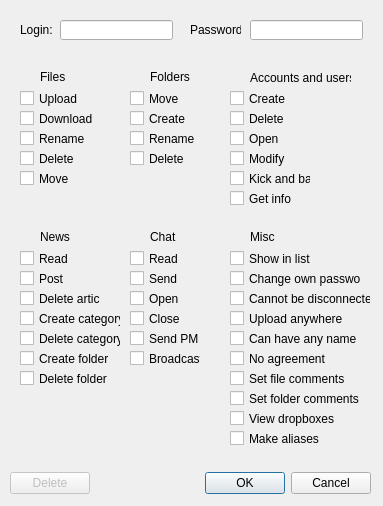
<?xml version="1.0" encoding="UTF-8"?>
<ui version="4.0">
 <class>DialogPrivileges</class>
 <widget class="QDialog" name="DialogPrivileges">
  <property name="windowModality">
   <enum>Qt::ApplicationModal</enum>
  </property>
  <property name="geometry">
   <rect>
    <x>0</x>
    <y>0</y>
    <width>383</width>
    <height>506</height>
   </rect>
  </property>
  <property name="sizePolicy">
   <sizepolicy hsizetype="Fixed" vsizetype="Fixed">
    <horstretch>0</horstretch>
    <verstretch>0</verstretch>
   </sizepolicy>
  </property>
  <property name="minimumSize">
   <size>
    <width>383</width>
    <height>506</height>
   </size>
  </property>
  <property name="maximumSize">
   <size>
    <width>383</width>
    <height>506</height>
   </size>
  </property>
  <property name="windowTitle">
   <string>Account details</string>
  </property>
  <widget class="QLabel" name="label_8">
   <property name="geometry">
    <rect>
     <x>130</x>
     <y>70</y>
     <width>16</width>
     <height>16</height>
    </rect>
   </property>
   <property name="text">
    <string/>
   </property>
   <property name="pixmap">
    <pixmap resource="../resources/resources.qrc">:/files/interfaceIcons/filesFolder.png</pixmap>
   </property>
   <property name="scaledContents">
    <bool>true</bool>
   </property>
  </widget>
  <widget class="QWidget" name="layoutWidget">
   <property name="geometry">
    <rect>
     <x>10</x>
     <y>470</y>
     <width>361</width>
     <height>26</height>
    </rect>
   </property>
   <layout class="QHBoxLayout" name="horizontalLayout">
    <item>
     <widget class="QPushButton" name="buttonDelete">
      <property name="enabled">
       <bool>false</bool>
      </property>
      <property name="text">
       <string>Delete</string>
      </property>
     </widget>
    </item>
    <item>
     <widget class="QDialogButtonBox" name="buttonBox">
      <property name="orientation">
       <enum>Qt::Horizontal</enum>
      </property>
      <property name="standardButtons">
       <set>QDialogButtonBox::Cancel|QDialogButtonBox::Ok</set>
      </property>
     </widget>
    </item>
   </layout>
  </widget>
  <widget class="QCheckBox" name="checkCreateUsers">
   <property name="geometry">
    <rect>
     <x>230</x>
     <y>90</y>
     <width>81</width>
     <height>17</height>
    </rect>
   </property>
   <property name="text">
    <string>Create</string>
   </property>
  </widget>
  <widget class="QCheckBox" name="checkDeleteFile">
   <property name="geometry">
    <rect>
     <x>20</x>
     <y>150</y>
     <width>91</width>
     <height>17</height>
    </rect>
   </property>
   <property name="text">
    <string>Delete</string>
   </property>
  </widget>
  <widget class="QLabel" name="label_10">
   <property name="geometry">
    <rect>
     <x>20</x>
     <y>230</y>
     <width>16</width>
     <height>16</height>
    </rect>
   </property>
   <property name="text">
    <string/>
   </property>
   <property name="pixmap">
    <pixmap resource="../resources/resources.qrc">:/news/interfaceIcons/newsItem.png</pixmap>
   </property>
   <property name="scaledContents">
    <bool>true</bool>
   </property>
  </widget>
  <widget class="QCheckBox" name="checkRenameFile">
   <property name="geometry">
    <rect>
     <x>20</x>
     <y>130</y>
     <width>101</width>
     <height>17</height>
    </rect>
   </property>
   <property name="text">
    <string>Rename</string>
   </property>
  </widget>
  <widget class="QCheckBox" name="checkGetUsersInfo">
   <property name="geometry">
    <rect>
     <x>230</x>
     <y>190</y>
     <width>81</width>
     <height>17</height>
    </rect>
   </property>
   <property name="text">
    <string>Get info</string>
   </property>
  </widget>
  <widget class="QCheckBox" name="checkSetFileComments">
   <property name="geometry">
    <rect>
     <x>230</x>
     <y>370</y>
     <width>141</width>
     <height>17</height>
    </rect>
   </property>
   <property name="text">
    <string>Set file comments</string>
   </property>
  </widget>
  <widget class="QCheckBox" name="checkSendPM">
   <property name="geometry">
    <rect>
     <x>130</x>
     <y>330</y>
     <width>71</width>
     <height>17</height>
    </rect>
   </property>
   <property name="text">
    <string>Send PM</string>
   </property>
  </widget>
  <widget class="QCheckBox" name="checkUploadFile">
   <property name="geometry">
    <rect>
     <x>20</x>
     <y>90</y>
     <width>101</width>
     <height>17</height>
    </rect>
   </property>
   <property name="text">
    <string>Upload</string>
   </property>
  </widget>
  <widget class="QLabel" name="label_3">
   <property name="geometry">
    <rect>
     <x>150</x>
     <y>230</y>
     <width>46</width>
     <height>13</height>
    </rect>
   </property>
   <property name="text">
    <string>Chat</string>
   </property>
  </widget>
  <widget class="QLabel" name="label_2">
   <property name="geometry">
    <rect>
     <x>150</x>
     <y>70</y>
     <width>46</width>
     <height>13</height>
    </rect>
   </property>
   <property name="text">
    <string>Folders</string>
   </property>
  </widget>
  <widget class="QCheckBox" name="checkDeleteNewsFolder">
   <property name="geometry">
    <rect>
     <x>20</x>
     <y>370</y>
     <width>91</width>
     <height>17</height>
    </rect>
   </property>
   <property name="text">
    <string>Delete folder</string>
   </property>
  </widget>
  <widget class="QCheckBox" name="checkCreateFolders">
   <property name="geometry">
    <rect>
     <x>130</x>
     <y>110</y>
     <width>91</width>
     <height>17</height>
    </rect>
   </property>
   <property name="text">
    <string>Create</string>
   </property>
  </widget>
  <widget class="QCheckBox" name="checkShowInList">
   <property name="geometry">
    <rect>
     <x>230</x>
     <y>250</y>
     <width>81</width>
     <height>17</height>
    </rect>
   </property>
   <property name="text">
    <string>Show in list</string>
   </property>
  </widget>
  <widget class="QLineEdit" name="editLogin">
   <property name="geometry">
    <rect>
     <x>60</x>
     <y>20</y>
     <width>113</width>
     <height>20</height>
    </rect>
   </property>
  </widget>
  <widget class="QCheckBox" name="checkBroadcast">
   <property name="geometry">
    <rect>
     <x>130</x>
     <y>350</y>
     <width>71</width>
     <height>17</height>
    </rect>
   </property>
   <property name="text">
    <string>Broadcast</string>
   </property>
  </widget>
  <widget class="QCheckBox" name="checkCannotBeDisconnected">
   <property name="geometry">
    <rect>
     <x>230</x>
     <y>290</y>
     <width>141</width>
     <height>17</height>
    </rect>
   </property>
   <property name="text">
    <string>Cannot be disconnected</string>
   </property>
  </widget>
  <widget class="QCheckBox" name="checkCloseChat">
   <property name="geometry">
    <rect>
     <x>130</x>
     <y>310</y>
     <width>81</width>
     <height>17</height>
    </rect>
   </property>
   <property name="text">
    <string>Close</string>
   </property>
  </widget>
  <widget class="QCheckBox" name="checkPostNews">
   <property name="geometry">
    <rect>
     <x>20</x>
     <y>270</y>
     <width>81</width>
     <height>17</height>
    </rect>
   </property>
   <property name="text">
    <string>Post</string>
   </property>
  </widget>
  <widget class="QCheckBox" name="checkOpenChat">
   <property name="geometry">
    <rect>
     <x>130</x>
     <y>290</y>
     <width>81</width>
     <height>17</height>
    </rect>
   </property>
   <property name="text">
    <string>Open</string>
   </property>
  </widget>
  <widget class="QLabel" name="label_6">
   <property name="geometry">
    <rect>
     <x>40</x>
     <y>230</y>
     <width>46</width>
     <height>13</height>
    </rect>
   </property>
   <property name="text">
    <string>News</string>
   </property>
  </widget>
  <widget class="QLabel" name="label">
   <property name="geometry">
    <rect>
     <x>40</x>
     <y>70</y>
     <width>46</width>
     <height>13</height>
    </rect>
   </property>
   <property name="text">
    <string>Files</string>
   </property>
  </widget>
  <widget class="QCheckBox" name="checkModifyUsers">
   <property name="geometry">
    <rect>
     <x>230</x>
     <y>150</y>
     <width>81</width>
     <height>17</height>
    </rect>
   </property>
   <property name="text">
    <string>Modify</string>
   </property>
  </widget>
  <widget class="QCheckBox" name="checkUploadAnywhere">
   <property name="geometry">
    <rect>
     <x>230</x>
     <y>310</y>
     <width>141</width>
     <height>17</height>
    </rect>
   </property>
   <property name="text">
    <string>Upload anywhere</string>
   </property>
  </widget>
  <widget class="QCheckBox" name="checkSendChat">
   <property name="geometry">
    <rect>
     <x>130</x>
     <y>270</y>
     <width>81</width>
     <height>17</height>
    </rect>
   </property>
   <property name="text">
    <string>Send</string>
   </property>
  </widget>
  <widget class="QCheckBox" name="checkDeleteUsers">
   <property name="geometry">
    <rect>
     <x>230</x>
     <y>110</y>
     <width>81</width>
     <height>17</height>
    </rect>
   </property>
   <property name="text">
    <string>Delete</string>
   </property>
  </widget>
  <widget class="QCheckBox" name="checkViewDropboxes">
   <property name="geometry">
    <rect>
     <x>230</x>
     <y>410</y>
     <width>141</width>
     <height>17</height>
    </rect>
   </property>
   <property name="text">
    <string>View dropboxes</string>
   </property>
  </widget>
  <widget class="QCheckBox" name="checkSetFolderComments">
   <property name="geometry">
    <rect>
     <x>230</x>
     <y>390</y>
     <width>141</width>
     <height>17</height>
    </rect>
   </property>
   <property name="text">
    <string>Set folder comments</string>
   </property>
  </widget>
  <widget class="QLabel" name="label_12">
   <property name="geometry">
    <rect>
     <x>230</x>
     <y>230</y>
     <width>16</width>
     <height>16</height>
    </rect>
   </property>
   <property name="text">
    <string/>
   </property>
   <property name="pixmap">
    <pixmap resource="../resources/resources.qrc">:/files/interfaceIcons/filesExe.png</pixmap>
   </property>
   <property name="scaledContents">
    <bool>true</bool>
   </property>
  </widget>
  <widget class="QLabel" name="label_14">
   <property name="geometry">
    <rect>
     <x>190</x>
     <y>20</y>
     <width>51</width>
     <height>20</height>
    </rect>
   </property>
   <property name="text">
    <string>Password:</string>
   </property>
  </widget>
  <widget class="QCheckBox" name="checkReadChat">
   <property name="geometry">
    <rect>
     <x>130</x>
     <y>250</y>
     <width>81</width>
     <height>17</height>
    </rect>
   </property>
   <property name="text">
    <string>Read</string>
   </property>
  </widget>
  <widget class="QCheckBox" name="checkDeleteNewsArticle">
   <property name="geometry">
    <rect>
     <x>20</x>
     <y>290</y>
     <width>81</width>
     <height>17</height>
    </rect>
   </property>
   <property name="text">
    <string>Delete article</string>
   </property>
  </widget>
  <widget class="QLineEdit" name="editPassword">
   <property name="geometry">
    <rect>
     <x>250</x>
     <y>20</y>
     <width>113</width>
     <height>20</height>
    </rect>
   </property>
   <property name="echoMode">
    <enum>QLineEdit::Password</enum>
   </property>
  </widget>
  <widget class="QCheckBox" name="checkAnyName">
   <property name="geometry">
    <rect>
     <x>230</x>
     <y>330</y>
     <width>141</width>
     <height>17</height>
    </rect>
   </property>
   <property name="text">
    <string>Can have any name</string>
   </property>
  </widget>
  <widget class="QLabel" name="label_4">
   <property name="geometry">
    <rect>
     <x>250</x>
     <y>70</y>
     <width>101</width>
     <height>16</height>
    </rect>
   </property>
   <property name="text">
    <string>Accounts and users</string>
   </property>
  </widget>
  <widget class="QCheckBox" name="checkKickUsers">
   <property name="geometry">
    <rect>
     <x>230</x>
     <y>170</y>
     <width>81</width>
     <height>17</height>
    </rect>
   </property>
   <property name="text">
    <string>Kick and ban</string>
   </property>
  </widget>
  <widget class="QLabel" name="label_13">
   <property name="geometry">
    <rect>
     <x>20</x>
     <y>20</y>
     <width>41</width>
     <height>20</height>
    </rect>
   </property>
   <property name="text">
    <string>Login:</string>
   </property>
  </widget>
  <widget class="QLabel" name="label_7">
   <property name="geometry">
    <rect>
     <x>20</x>
     <y>70</y>
     <width>16</width>
     <height>16</height>
    </rect>
   </property>
   <property name="text">
    <string/>
   </property>
   <property name="pixmap">
    <pixmap resource="../resources/resources.qrc">:/files/interfaceIcons/filesText.png</pixmap>
   </property>
   <property name="scaledContents">
    <bool>true</bool>
   </property>
  </widget>
  <widget class="QCheckBox" name="checkMoveFolder">
   <property name="geometry">
    <rect>
     <x>130</x>
     <y>90</y>
     <width>81</width>
     <height>17</height>
    </rect>
   </property>
   <property name="text">
    <string>Move</string>
   </property>
  </widget>
  <widget class="QCheckBox" name="checkDownloadFile">
   <property name="geometry">
    <rect>
     <x>20</x>
     <y>110</y>
     <width>101</width>
     <height>17</height>
    </rect>
   </property>
   <property name="text">
    <string>Download</string>
   </property>
  </widget>
  <widget class="QCheckBox" name="checkOpenUsers">
   <property name="geometry">
    <rect>
     <x>230</x>
     <y>130</y>
     <width>81</width>
     <height>17</height>
    </rect>
   </property>
   <property name="text">
    <string>Open</string>
   </property>
  </widget>
  <widget class="QCheckBox" name="checkDeleteNewsCategory">
   <property name="geometry">
    <rect>
     <x>20</x>
     <y>330</y>
     <width>101</width>
     <height>17</height>
    </rect>
   </property>
   <property name="text">
    <string>Delete category</string>
   </property>
  </widget>
  <widget class="QCheckBox" name="checkCreateNewsFolder">
   <property name="geometry">
    <rect>
     <x>20</x>
     <y>350</y>
     <width>91</width>
     <height>17</height>
    </rect>
   </property>
   <property name="text">
    <string>Create folder</string>
   </property>
  </widget>
  <widget class="QCheckBox" name="checkChangeOwnPassword">
   <property name="geometry">
    <rect>
     <x>230</x>
     <y>270</y>
     <width>131</width>
     <height>17</height>
    </rect>
   </property>
   <property name="text">
    <string>Change own password</string>
   </property>
  </widget>
  <widget class="QCheckBox" name="checkCreateNewsCategory">
   <property name="geometry">
    <rect>
     <x>20</x>
     <y>310</y>
     <width>101</width>
     <height>17</height>
    </rect>
   </property>
   <property name="text">
    <string>Create category</string>
   </property>
  </widget>
  <widget class="QCheckBox" name="checkMoveFile">
   <property name="geometry">
    <rect>
     <x>20</x>
     <y>170</y>
     <width>91</width>
     <height>17</height>
    </rect>
   </property>
   <property name="text">
    <string>Move</string>
   </property>
  </widget>
  <widget class="QCheckBox" name="checkReadNews">
   <property name="geometry">
    <rect>
     <x>20</x>
     <y>250</y>
     <width>81</width>
     <height>17</height>
    </rect>
   </property>
   <property name="text">
    <string>Read</string>
   </property>
  </widget>
  <widget class="QLabel" name="label_9">
   <property name="geometry">
    <rect>
     <x>230</x>
     <y>70</y>
     <width>16</width>
     <height>16</height>
    </rect>
   </property>
   <property name="text">
    <string/>
   </property>
   <property name="pixmap">
    <pixmap resource="../resources/resources.qrc">:/main/interfaceIcons/serverAccount.png</pixmap>
   </property>
   <property name="scaledContents">
    <bool>true</bool>
   </property>
  </widget>
  <widget class="QLabel" name="label_5">
   <property name="geometry">
    <rect>
     <x>250</x>
     <y>230</y>
     <width>46</width>
     <height>13</height>
    </rect>
   </property>
   <property name="text">
    <string>Misc</string>
   </property>
  </widget>
  <widget class="QCheckBox" name="checkRenameFolders">
   <property name="geometry">
    <rect>
     <x>130</x>
     <y>130</y>
     <width>91</width>
     <height>17</height>
    </rect>
   </property>
   <property name="text">
    <string>Rename</string>
   </property>
  </widget>
  <widget class="QLabel" name="label_11">
   <property name="geometry">
    <rect>
     <x>130</x>
     <y>230</y>
     <width>16</width>
     <height>16</height>
    </rect>
   </property>
   <property name="text">
    <string/>
   </property>
   <property name="pixmap">
    <pixmap resource="../resources/resources.qrc">:/main/interfaceIcons/serverChat.png</pixmap>
   </property>
   <property name="scaledContents">
    <bool>true</bool>
   </property>
  </widget>
  <widget class="QCheckBox" name="checkNoAgreement">
   <property name="geometry">
    <rect>
     <x>230</x>
     <y>350</y>
     <width>141</width>
     <height>17</height>
    </rect>
   </property>
   <property name="text">
    <string>No agreement</string>
   </property>
  </widget>
  <widget class="QCheckBox" name="checkMakeAlias">
   <property name="geometry">
    <rect>
     <x>230</x>
     <y>430</y>
     <width>141</width>
     <height>17</height>
    </rect>
   </property>
   <property name="text">
    <string>Make aliases</string>
   </property>
  </widget>
  <widget class="QCheckBox" name="checkDeleteFolders">
   <property name="geometry">
    <rect>
     <x>130</x>
     <y>150</y>
     <width>91</width>
     <height>17</height>
    </rect>
   </property>
   <property name="text">
    <string>Delete</string>
   </property>
  </widget>
 </widget>
 <resources>
  <include location="../resources/resources.qrc"/>
 </resources>
 <connections/>
</ui>
